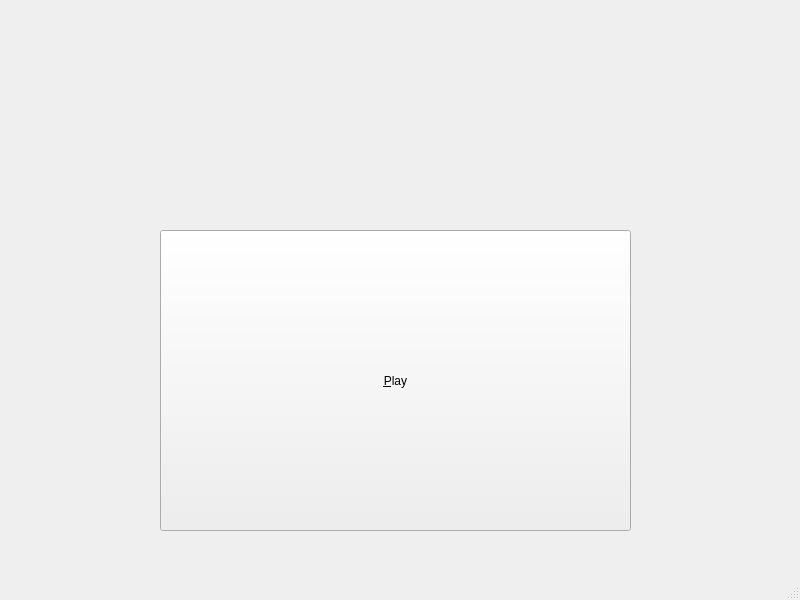
<?xml version="1.0" encoding="UTF-8"?>
<ui version="4.0">
 <class>MainWindow</class>
 <widget class="QMainWindow" name="MainWindow">
  <property name="geometry">
   <rect>
    <x>0</x>
    <y>0</y>
    <width>800</width>
    <height>600</height>
   </rect>
  </property>
  <property name="windowTitle">
   <string>MainWindow</string>
  </property>
  <widget class="QWidget" name="centralwidget">
   <widget class="QPushButton" name="PlayButton">
    <property name="geometry">
     <rect>
      <x>160</x>
      <y>230</y>
      <width>471</width>
      <height>301</height>
     </rect>
    </property>
    <property name="text">
     <string>&amp;Play</string>
    </property>
   </widget>
  </widget>
  <widget class="QMenuBar" name="menubar">
   <property name="geometry">
    <rect>
     <x>0</x>
     <y>0</y>
     <width>800</width>
     <height>21</height>
    </rect>
   </property>
  </widget>
  <widget class="QStatusBar" name="statusbar"/>
 </widget>
 <resources/>
 <connections/>
</ui>
